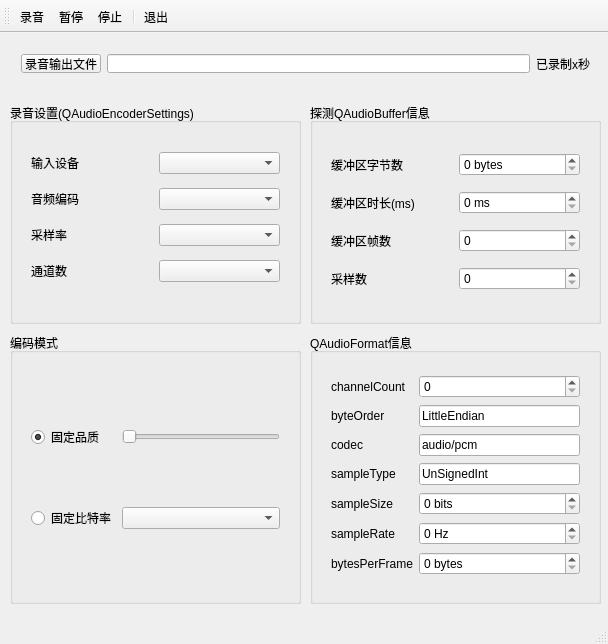
<?xml version="1.0" encoding="UTF-8"?>
<ui version="4.0">
 <class>MainWindow</class>
 <widget class="QMainWindow" name="MainWindow">
  <property name="geometry">
   <rect>
    <x>0</x>
    <y>0</y>
    <width>608</width>
    <height>644</height>
   </rect>
  </property>
  <property name="windowTitle">
   <string>MainWindow</string>
  </property>
  <widget class="QWidget" name="centralWidget">
   <widget class="QWidget" name="horizontalLayoutWidget">
    <property name="geometry">
     <rect>
      <x>10</x>
      <y>10</y>
      <width>591</width>
      <height>41</height>
     </rect>
    </property>
    <layout class="QHBoxLayout" name="horizontalLayout">
     <item>
      <widget class="QPushButton" name="btnGetFile">
       <property name="text">
        <string>录音输出文件</string>
       </property>
      </widget>
     </item>
     <item>
      <widget class="QLineEdit" name="editOutputFile"/>
     </item>
     <item>
      <widget class="QLabel" name="LabPassTime">
       <property name="text">
        <string>已录制x秒</string>
       </property>
      </widget>
     </item>
    </layout>
   </widget>
   <widget class="QGroupBox" name="groupBox">
    <property name="geometry">
     <rect>
      <x>10</x>
      <y>70</y>
      <width>291</width>
      <height>221</height>
     </rect>
    </property>
    <property name="title">
     <string>录音设置(QAudioEncoderSettings)</string>
    </property>
    <widget class="QWidget" name="gridLayoutWidget">
     <property name="geometry">
      <rect>
       <x>10</x>
       <y>30</y>
       <width>271</width>
       <height>171</height>
      </rect>
     </property>
     <layout class="QGridLayout" name="gridLayout">
      <item row="3" column="1">
       <widget class="QComboBox" name="comboChannels"/>
      </item>
      <item row="0" column="0">
       <widget class="QLabel" name="label_2">
        <property name="text">
         <string>输入设备</string>
        </property>
       </widget>
      </item>
      <item row="3" column="0">
       <widget class="QLabel" name="label_5">
        <property name="text">
         <string>通道数</string>
        </property>
       </widget>
      </item>
      <item row="1" column="1">
       <widget class="QComboBox" name="comboCodec"/>
      </item>
      <item row="2" column="0">
       <widget class="QLabel" name="label_4">
        <property name="text">
         <string>采样率</string>
        </property>
       </widget>
      </item>
      <item row="1" column="0">
       <widget class="QLabel" name="label_3">
        <property name="text">
         <string>音频编码</string>
        </property>
       </widget>
      </item>
      <item row="0" column="1">
       <widget class="QComboBox" name="comboDevices"/>
      </item>
      <item row="2" column="1">
       <widget class="QComboBox" name="comboSampleRate"/>
      </item>
     </layout>
    </widget>
   </widget>
   <widget class="QGroupBox" name="groupBox_2">
    <property name="geometry">
     <rect>
      <x>310</x>
      <y>70</y>
      <width>291</width>
      <height>221</height>
     </rect>
    </property>
    <property name="title">
     <string>探测QAudioBuffer信息</string>
    </property>
    <widget class="QWidget" name="gridLayoutWidget_3">
     <property name="geometry">
      <rect>
       <x>10</x>
       <y>30</y>
       <width>271</width>
       <height>181</height>
      </rect>
     </property>
     <layout class="QGridLayout" name="gridLayout_3">
      <item row="2" column="0">
       <widget class="QLabel" name="label_8">
        <property name="text">
         <string>缓冲区帧数</string>
        </property>
       </widget>
      </item>
      <item row="1" column="0">
       <widget class="QLabel" name="label_7">
        <property name="text">
         <string>缓冲区时长(ms)</string>
        </property>
       </widget>
      </item>
      <item row="0" column="0">
       <widget class="QLabel" name="label_6">
        <property name="text">
         <string>缓冲区字节数</string>
        </property>
       </widget>
      </item>
      <item row="0" column="1">
       <widget class="QSpinBox" name="spin_byteCount">
        <property name="suffix">
         <string> bytes</string>
        </property>
        <property name="maximum">
         <number>65535</number>
        </property>
       </widget>
      </item>
      <item row="2" column="1">
       <widget class="QSpinBox" name="spin_frameCount">
        <property name="maximum">
         <number>65535</number>
        </property>
       </widget>
      </item>
      <item row="1" column="1">
       <widget class="QSpinBox" name="spin_duration">
        <property name="suffix">
         <string> ms</string>
        </property>
        <property name="maximum">
         <number>65535</number>
        </property>
       </widget>
      </item>
      <item row="3" column="0">
       <widget class="QLabel" name="label_9">
        <property name="text">
         <string>采样数</string>
        </property>
       </widget>
      </item>
      <item row="3" column="1">
       <widget class="QSpinBox" name="spin_sampleCount">
        <property name="maximum">
         <number>65535</number>
        </property>
       </widget>
      </item>
     </layout>
    </widget>
   </widget>
   <widget class="QGroupBox" name="groupBox_3">
    <property name="geometry">
     <rect>
      <x>310</x>
      <y>300</y>
      <width>291</width>
      <height>271</height>
     </rect>
    </property>
    <property name="title">
     <string>QAudioFormat信息</string>
    </property>
    <widget class="QWidget" name="gridLayoutWidget_4">
     <property name="geometry">
      <rect>
       <x>10</x>
       <y>30</y>
       <width>271</width>
       <height>231</height>
      </rect>
     </property>
     <layout class="QGridLayout" name="gridLayout_4">
      <item row="0" column="1">
       <widget class="QSpinBox" name="spin_channelCount">
        <property name="maximum">
         <number>65535</number>
        </property>
       </widget>
      </item>
      <item row="0" column="0">
       <widget class="QLabel" name="label_10">
        <property name="text">
         <string>channelCount</string>
        </property>
       </widget>
      </item>
      <item row="3" column="1">
       <widget class="QLineEdit" name="edit_sampleType">
        <property name="text">
         <string>UnSignedInt</string>
        </property>
       </widget>
      </item>
      <item row="4" column="0">
       <widget class="QLabel" name="label_14">
        <property name="text">
         <string>sampleSize</string>
        </property>
       </widget>
      </item>
      <item row="2" column="1">
       <widget class="QLineEdit" name="edit_codec">
        <property name="text">
         <string>audio/pcm</string>
        </property>
       </widget>
      </item>
      <item row="4" column="1">
       <widget class="QSpinBox" name="spin_sampleSize">
        <property name="suffix">
         <string> bits</string>
        </property>
        <property name="maximum">
         <number>65535</number>
        </property>
       </widget>
      </item>
      <item row="1" column="1">
       <widget class="QLineEdit" name="edit_byteOrder">
        <property name="text">
         <string>LittleEndian</string>
        </property>
       </widget>
      </item>
      <item row="1" column="0">
       <widget class="QLabel" name="label_11">
        <property name="text">
         <string>byteOrder</string>
        </property>
       </widget>
      </item>
      <item row="5" column="0">
       <widget class="QLabel" name="label_15">
        <property name="text">
         <string>sampleRate</string>
        </property>
       </widget>
      </item>
      <item row="2" column="0">
       <widget class="QLabel" name="label_12">
        <property name="text">
         <string>codec</string>
        </property>
       </widget>
      </item>
      <item row="5" column="1">
       <widget class="QSpinBox" name="spin_sampleRate">
        <property name="suffix">
         <string> Hz</string>
        </property>
        <property name="maximum">
         <number>65535</number>
        </property>
       </widget>
      </item>
      <item row="3" column="0">
       <widget class="QLabel" name="label_13">
        <property name="text">
         <string>sampleType</string>
        </property>
       </widget>
      </item>
      <item row="6" column="0">
       <widget class="QLabel" name="label_16">
        <property name="text">
         <string>bytesPerFrame</string>
        </property>
       </widget>
      </item>
      <item row="6" column="1">
       <widget class="QSpinBox" name="spin_bytesPerFrame">
        <property name="suffix">
         <string> bytes</string>
        </property>
        <property name="maximum">
         <number>65535</number>
        </property>
       </widget>
      </item>
     </layout>
    </widget>
   </widget>
   <widget class="QGroupBox" name="groupBox_4">
    <property name="geometry">
     <rect>
      <x>10</x>
      <y>300</y>
      <width>291</width>
      <height>271</height>
     </rect>
    </property>
    <property name="title">
     <string>编码模式</string>
    </property>
    <widget class="QWidget" name="gridLayoutWidget_2">
     <property name="geometry">
      <rect>
       <x>10</x>
       <y>30</y>
       <width>271</width>
       <height>231</height>
      </rect>
     </property>
     <layout class="QGridLayout" name="gridLayout_2">
      <item row="0" column="1">
       <widget class="QSlider" name="sliderQuality">
        <property name="orientation">
         <enum>Qt::Horizontal</enum>
        </property>
       </widget>
      </item>
      <item row="1" column="1">
       <widget class="QComboBox" name="comboBitrate"/>
      </item>
      <item row="0" column="0">
       <widget class="QRadioButton" name="radioQuality">
        <property name="text">
         <string>固定品质</string>
        </property>
        <property name="checked">
         <bool>true</bool>
        </property>
       </widget>
      </item>
      <item row="1" column="0">
       <widget class="QRadioButton" name="radioButton_2">
        <property name="text">
         <string>固定比特率</string>
        </property>
       </widget>
      </item>
     </layout>
    </widget>
   </widget>
  </widget>
  <widget class="QMenuBar" name="menuBar">
   <property name="geometry">
    <rect>
     <x>0</x>
     <y>0</y>
     <width>608</width>
     <height>22</height>
    </rect>
   </property>
  </widget>
  <widget class="QToolBar" name="mainToolBar">
   <attribute name="toolBarArea">
    <enum>TopToolBarArea</enum>
   </attribute>
   <attribute name="toolBarBreak">
    <bool>false</bool>
   </attribute>
   <addaction name="actRecord"/>
   <addaction name="actPause"/>
   <addaction name="actStop"/>
   <addaction name="separator"/>
   <addaction name="actQuit"/>
  </widget>
  <widget class="QStatusBar" name="statusBar"/>
  <action name="actRecord">
   <property name="text">
    <string>录音</string>
   </property>
   <property name="toolTip">
    <string>录音</string>
   </property>
  </action>
  <action name="actPause">
   <property name="text">
    <string>暂停</string>
   </property>
   <property name="toolTip">
    <string>暂停</string>
   </property>
  </action>
  <action name="actStop">
   <property name="text">
    <string>停止</string>
   </property>
   <property name="toolTip">
    <string>停止</string>
   </property>
  </action>
  <action name="actQuit">
   <property name="text">
    <string>退出</string>
   </property>
   <property name="toolTip">
    <string>退出</string>
   </property>
  </action>
 </widget>
 <layoutdefault spacing="6" margin="11"/>
 <resources/>
 <connections/>
</ui>
